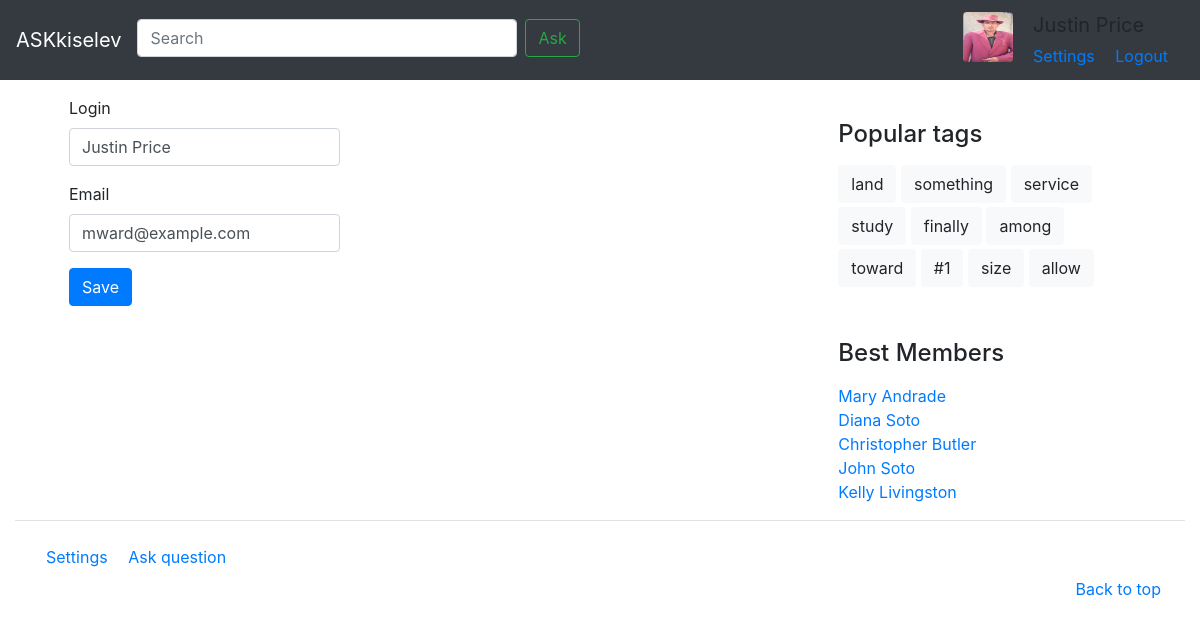
The app's page /profile/ (signed in) with its own data.
### app/models.py (models this page shows, shortened)
class Tag(models.Model):
    name = models.CharField(max_length=100, unique=True, db_index=True)
    references_num = models.PositiveIntegerField(default=0)
    objects = TagManager()

class Profile(models.Model):
    rating = models.IntegerField(default=0)
    avatar = models.ImageField(
        upload_to='static/img/avatars', default='static/img/avatar_1.png'
    )
    user = models.OneToOneField(User, on_delete=models.CASCADE)
    objects = ProfileManager()

### app/views.py (the view, shortened to what this page needs)
# urls.py: path('profile/', views.profile, name='profile'),
def profile(request):
    data = {'login': request.user.username, 'email': request.user.email}
    form = ProfileForm(data, initial=data)
    context['form'] = form
    return render(request, 'profile.html', context)

### app/forms.py
class ProfileForm(forms.Form):
    login = forms.CharField(
        required=False,
        max_length=40,
        label='Login',
        widget=forms.TextInput(
            attrs={ 'class': 'form-control' }
        )
    )
    email = forms.EmailField(
        required=False,
        max_length=40,
        label='Email',
        widget=forms.EmailInput(
            attrs={ 'class': 'form-control' }
        )
    )

### templates/profile.html (shortened to what this page needs)
{% extends "base.html" %}
{% load static %}
{% block content %}
    <div class="col mt-5">
        <form enctype="multipart/form-data" method="POST">
            <div class="row">
                <div class="col-5">
                    <div class="form-group">
                        <label for="title"> {{ form.login.label }} </label>
                        {{ form.login.as_widget }}
                    </div>
                    <div class="form-group">
                        <label for="title"> {{ form.email.label }} </label>
                        {{ form.email.as_widget }}
                    </div>
                    <button class="btn btn btn-primary" type="submit">Save</button>
                </div>
            </div>
        </form>
    </div>
{% endblock content %}

### templates/inc/navbar.html (shortened to what this page needs)
{% load static %}
<nav class="navbar navbar-expand-md navbar-dark fixed-top bg-dark">
    <a class="navbar-brand" href="{% url 'index' %}">ASKkiselev</a>
    <div class="collapse navbar-collapse mb-1" id="navbarCollapse">
        <form class="form-inline mt-2 mt-md-0 mr-auto">
            <input class="form-control mr-2" type="text" placeholder="Search" aria-label="Search" style="width: 380px;">
            <a href="{% url 'ask' %}" class="askme-navbar-label btn btn-outline-success my-2 my-sm-0">Ask</a>
        </form>
        {% if user.is_authenticated %}
        <div>
            <div class="d-inline-block ">
                <a href="# ">
                    <img class="float-left mt-1 ml-lg-3 ml-md-3 mr-3 rounded" style="width: 50px; height: 50px;" src="{% static 'img/avatar_1.png' %}" alt="Avatar ">
                </a>
            </div>
            <div class="d-inline-block">
                <div style=" font-size: 20px;">
                    {{ user.username }}
                </div>
                <div class="d-inline-block pt-1">
                    <a href="{% url 'profile' %}" class="askme-navbar-label mr-3">Settings</a>
                    <a href="{% url 'logout' %}?next={{request.path}}" class="askme-navbar-label mr-3">Logout</a>
                </div>
            </div>
        </div>
        {% endif %}
    </div>
</nav>

### templates/inc/right_menu.html
<div class="container mt-4 ">
    <div class="pt-5 pl-3 ">
        <h4 class="pb-2 ">Popular tags</h4>
        {% for tag in popular_tags.all %}
            <a href="{% url 'tag' tag_name=tag.name %}" type="button " class="btn btn-light mb-1 ">{{ tag.name }}</a>
        {% endfor %}
    </div>
    <div class="pt-5 pl-3 ">
        <h4 class="pb-2 ">Best Members</h4>
        <ol class=" list-unstyled ">
            {% for nickname in best_members.all %}
                <li><a href="# ">{{ nickname.user }}</a></li>
            {% endfor %}
        </ol>
    </div>
</div>

### records on screen
Tag: name "land"
Tag: name "something"
Tag: name "service"
Tag: name "study"
Tag: name "finally"
Tag: name "among"
Tag: name "toward"
Tag: name "#1"
Tag: name "size"
Tag: name "allow"
Profile: user "Mary Andrade"
Profile: user "Diana Soto"
Profile: user "Christopher Butler"
Profile: user "John Soto"
Profile: user "Kelly Livingston"

### other values on screen
{{ user.username }} "Justin Price"
